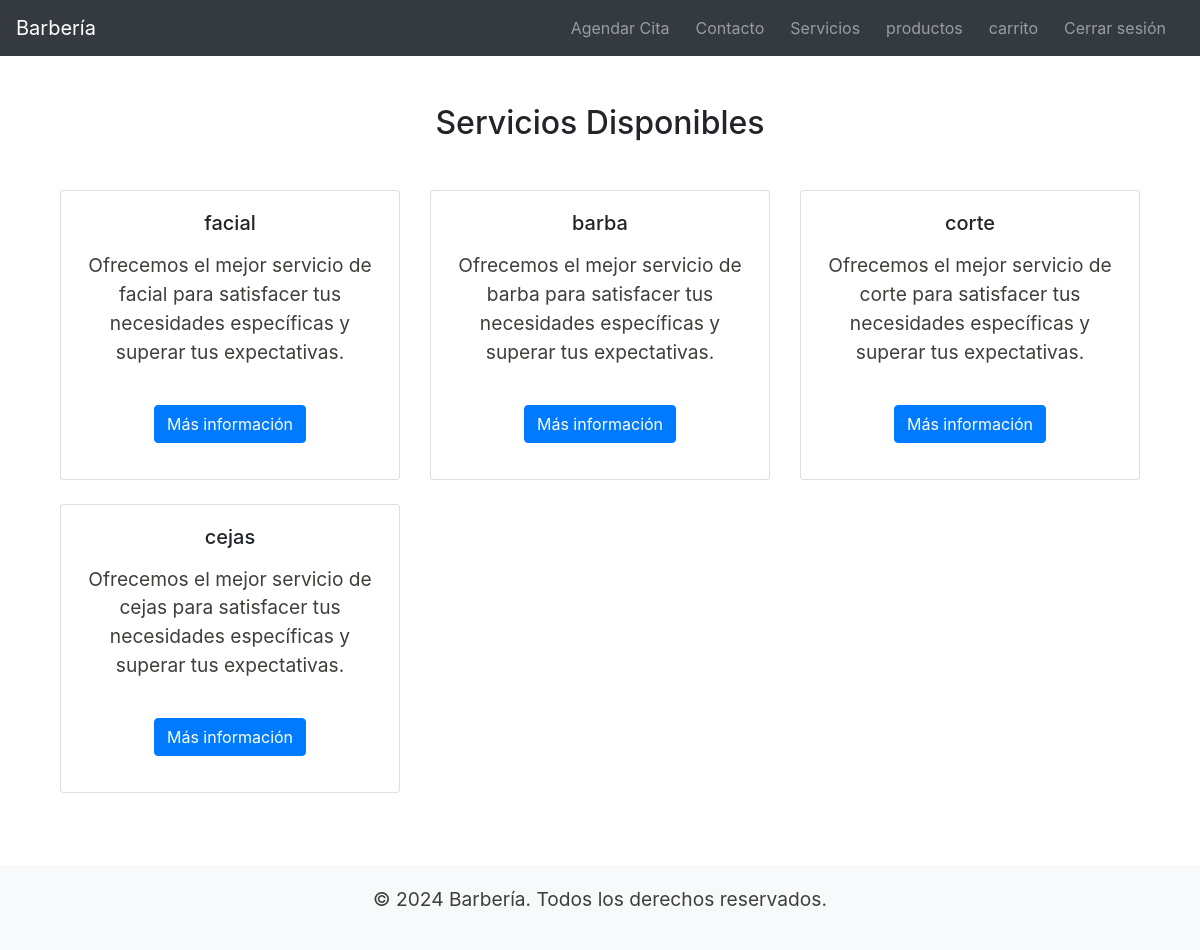
The page /servicios (signed in) on the database its author committed.
### app.py (models this page shows)
class Cita(db.Model):
    id = db.Column(db.Integer, primary_key=True)
    usuario_id = db.Column(db.Integer, db.ForeignKey('usuario.id'), nullable=False)
    fecha_cita = db.Column(db.DateTime, nullable=False)
    servicio = db.Column(db.String(150), nullable=False)
    estado = db.Column(db.String(50), default="pendiente")

### app.py (the view)
@app.route('/servicios')
@login_required
def servicios():
    citas = Cita.query.all()
    servicios_disponibles = {cita.servicio for cita in citas}  # Utiliza un conjunto para evitar duplicados
    return render_template('servicios.html', servicios=servicios_disponibles)

### app.py (called while the page is built)
@login_manager.user_loader
def load_user(user_id):
    return Usuario.query.get(int(user_id))

### templates/servicios.html (shortened to what this page needs)
{% extends "layout.html" %}
{% block content %}
<div class="container my-5">
    <h2 class="text-center mb-5 fw-bold">Servicios Disponibles</h2>
    <div class="row g-4">
        {% for servicio in servicios %}
        <div class="col-md-4 mb-4">
            <div class="card service-card h-100">
                <div class="card-body text-center d-flex flex-column">
                    <div class="service-icon mb-3">
                        <h5 class="card-title fw-bold mb-3">{{ servicio }}</h5>
                        <p class="card-text flex-grow-1">Ofrecemos el mejor servicio de {{ servicio }} para satisfacer tus necesidades específicas y superar tus expectativas.</p>
                        <a href="#" class="btn btn-primary mt-3">Más información</a>
                    </div>
                </div>
            </div>
        </div>
        {% endfor %}
    </div>
</div>
{% endblock %}

### static/styles.css (style rules this page uses)
body { padding-top: 50px; font-family: Arial, sans-serif; }
.container { margin-top: 30px; }
a { text-decoration: none; }
body, html { margin: 0; padding: 0; height: 100%; font-family: 'Helvetica Neue', Arial, sans-serif; }
p { font-size: 1.2rem; margin-bottom: 2rem; color: #3d3f39; }
.service-card { transition: transform 0.3s ease, box-shadow 0.3s ease; height: 100%; }
.service-icon { font-size: 2.5rem; margin-bottom: 1rem; }
.btn-primary { transition: all 0.3s ease; }

### rows shown on the page
Cita: servicio "facial"
Cita: servicio "barba"
Cita: servicio "corte"
Cita: servicio "cejas"
